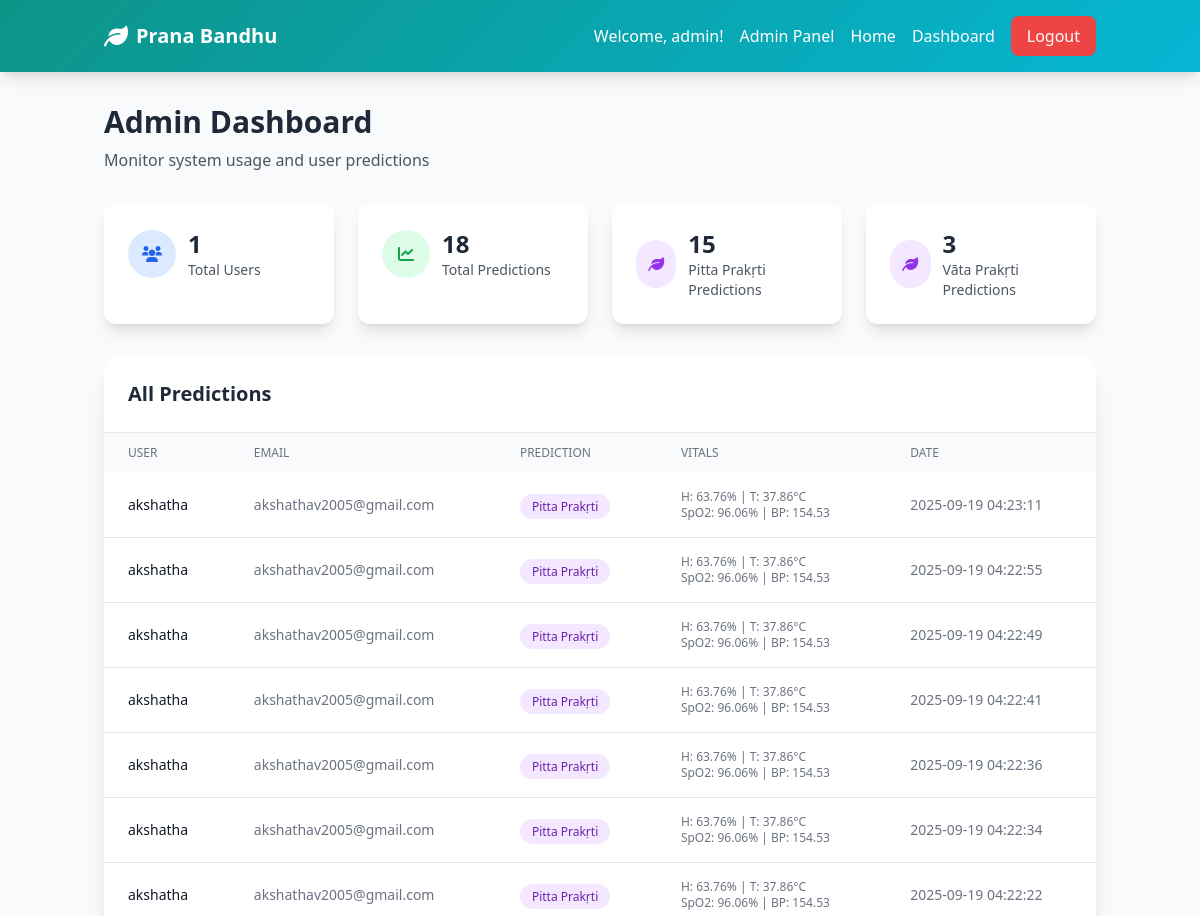
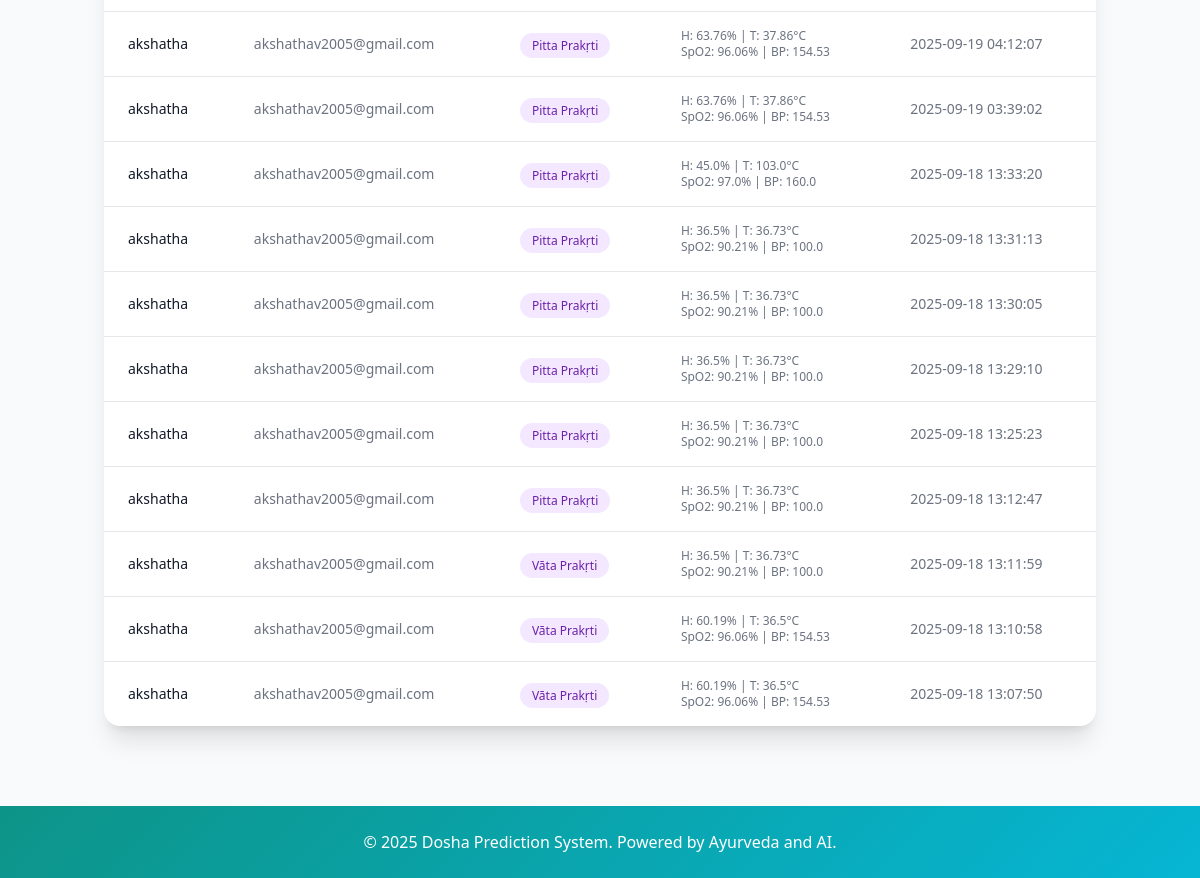
The page /admin (signed in) on the database its author committed (2 pictures, top to bottom).
### tables this page shows
CREATE TABLE predictions (
            id INTEGER PRIMARY KEY AUTOINCREMENT,
            user_id INTEGER,
            humidity REAL NOT NULL,
            temperature REAL NOT NULL,
            spo2 REAL NOT NULL,
            bp REAL NOT NULL,
            prediction TEXT NOT NULL,
            confidence REAL,
            created_at TIMESTAMP DEFAULT CURRENT_TIMESTAMP,
            FOREIGN KEY (user_id) REFERENCES users (id)
        );

CREATE TABLE users (
            id INTEGER PRIMARY KEY AUTOINCREMENT,
            username TEXT UNIQUE NOT NULL,
            email TEXT UNIQUE NOT NULL,
            password TEXT NOT NULL,
            role TEXT DEFAULT 'user',
            created_at TIMESTAMP DEFAULT CURRENT_TIMESTAMP
        );

### app.py (the view)
@app.route('/admin')
@admin_required
def admin_dashboard():
    conn = sqlite3.connect('dosha.db')
    c = conn.cursor()
    c.execute('''
        SELECT p.*, u.username, u.email
        FROM predictions p
        JOIN users u ON p.user_id = u.id
        ORDER BY p.created_at DESC
    ''')
    all_predictions = c.fetchall()
    c.execute('SELECT COUNT(*) FROM predictions')
    total_predictions = c.fetchone()[0]
    c.execute('SELECT COUNT(*) FROM users WHERE role = "user"')
    total_users = c.fetchone()[0]
    c.execute('''
        SELECT prediction, COUNT(*)
        FROM predictions
        GROUP BY prediction
    ''')
    dosha_stats = c.fetchall()
    conn.close()
    return render_template('admin.html',
                         predictions=all_predictions,
                         total_predictions=total_predictions,
                         total_users=total_users,
                         dosha_stats=dosha_stats)

### app.py (called while the page is built)
def admin_required(f):
    @wraps(f)
    def decorated_function(*args, **kwargs):
        if 'user_id' not in session or session.get('role') != 'admin':
            flash('Admin access required', 'error')
            return redirect(url_for('dashboard'))
        return f(*args, **kwargs)
    return decorated_function

### templates/admin.html
{% extends "base.html" %}
{% block content %}
<div class="max-w-7xl mx-auto">
    <div class="mb-8">
        <h2 class="text-3xl font-bold text-gray-800 mb-2">Admin Dashboard</h2>
        <p class="text-gray-600">Monitor system usage and user predictions</p>
    </div>
    <div class="grid md:grid-cols-4 gap-6 mb-8">
        <div class="bg-white p-6 rounded-xl shadow-lg">
            <div class="flex items-center space-x-3">
                <div class="w-12 h-12 bg-blue-100 rounded-full flex items-center justify-center">
                    <i class="fas fa-users text-blue-600"></i>
                </div>
                <div>
                    <p class="text-2xl font-bold text-gray-800">{{ total_users }}</p>
                    <p class="text-sm text-gray-600">Total Users</p>
                </div>
            </div>
        </div>
        <div class="bg-white p-6 rounded-xl shadow-lg">
            <div class="flex items-center space-x-3">
                <div class="w-12 h-12 bg-green-100 rounded-full flex items-center justify-center">
                    <i class="fas fa-chart-line text-green-600"></i>
                </div>
                <div>
                    <p class="text-2xl font-bold text-gray-800">{{ total_predictions }}</p>
                    <p class="text-sm text-gray-600">Total Predictions</p>
                </div>
            </div>
        </div>
        {% for dosha, count in dosha_stats %}
        <div class="bg-white p-6 rounded-xl shadow-lg">
            <div class="flex items-center space-x-3">
                <div class="w-12 h-12 rounded-full flex items-center justify-center
                    {% if dosha == 'Kapha' %}bg-green-100{% elif dosha == 'Pitta' %}bg-amber-100{% else %}bg-purple-100{% endif %}">
                    <i class="fas fa-leaf
                        {% if dosha == 'Kapha' %}text-green-600{% elif dosha == 'Pitta' %}text-amber-600{% else %}text-purple-600{% endif %}"></i>
                </div>
                <div>
                    <p class="text-2xl font-bold text-gray-800">{{ count }}</p>
                    <p class="text-sm text-gray-600">{{ dosha }} Predictions</p>
                </div>
            </div>
        </div>
        {% endfor %}
    </div>
    <div class="bg-white rounded-2xl shadow-xl overflow-hidden">
        <div class="p-6 border-b border-gray-200">
            <h3 class="text-xl font-bold text-gray-800">All Predictions</h3>
        </div>
        <div class="overflow-x-auto">
            <table class="w-full">
                <thead class="bg-gray-50">
                    <tr>
                        <th class="px-6 py-3 text-left text-xs font-medium text-gray-500 uppercase">User</th>
                        <th class="px-6 py-3 text-left text-xs font-medium text-gray-500 uppercase">Email</th>
                        <th class="px-6 py-3 text-left text-xs font-medium text-gray-500 uppercase">Prediction</th>
                        <th class="px-6 py-3 text-left text-xs font-medium text-gray-500 uppercase">Vitals</th>
                        <th class="px-6 py-3 text-left text-xs font-medium text-gray-500 uppercase">Date</th>
                    </tr>
                </thead>
                <tbody class="divide-y divide-gray-200">
                    {% for prediction in predictions %}
                    <tr class="hover:bg-gray-50">
                        <td class="px-6 py-4 whitespace-nowrap text-sm font-medium text-gray-900">
                            {{ prediction[9] }}
                        </td>
                        <td class="px-6 py-4 whitespace-nowrap text-sm text-gray-500">
                            {{ prediction[10] }}
                        </td>
                        <td class="px-6 py-4 whitespace-nowrap">
                            <span class="px-3 py-1 rounded-full text-xs font-medium
                                {% if prediction[6] == 'Kapha' %}bg-green-100 text-green-800
                                {% elif prediction[6] == 'Pitta' %}bg-amber-100 text-amber-800
                                {% else %}bg-purple-100 text-purple-800{% endif %}">
                                {{ prediction[6] }}
                            </span>
                        </td>
                        <td class="px-6 py-4 whitespace-nowrap text-xs text-gray-500">
                            H: {{ prediction[2] }}% | T: {{ prediction[3] }}°C<br>
                            SpO2: {{ prediction[4] }}% | BP: {{ prediction[5] }}
                        </td>
                        <td class="px-6 py-4 whitespace-nowrap text-sm text-gray-500">
                            {{ prediction[8][:19] }}
                        </td>
                    </tr>
                    {% endfor %}
                </tbody>
            </table>
        </div>
    </div>
</div>
{% endblock %}

### templates/base.html (shortened to what this page needs)
<!DOCTYPE html>
<html lang="en">
<head>
    <script src="https://cdn.tailwindcss.com"></script>
    <link href="https://cdnjs.cloudflare.com/ajax/libs/font-awesome/6.0.0/css/all.min.css" rel="stylesheet">
</head>
<body class="bg-gray-50">
    <nav class="gradient-bg shadow-lg">
        <div class="container mx-auto px-4">
            <div class="flex justify-between items-center py-4">
                <div class="flex items-center space-x-2">
                    <i class="fas fa-leaf text-white text-2xl"></i>
                    <h1 class="text-white text-xl font-bold">Prana Bandhu</h1>
                </div>
                <div class="flex items-center space-x-4">
                    {% if session.user_id %}
                        <span class="text-white">Welcome, {{ session.username }}!</span>
                        {% if session.role == 'admin' %}
                            <a href="{{ url_for('admin_dashboard') }}" class="text-white hover:text-teal-200">Admin Panel</a>
                        {% endif %}
                        <a href="{{ url_for('homee') }}" class="text-white hover:text-teal-200">Home</a>
                        <a href="{{ url_for('dashboard') }}" class="text-white hover:text-teal-200">Dashboard</a>
                        <a href="{{ url_for('logout') }}" class="bg-red-500 text-white px-4 py-2 rounded-lg hover:bg-red-600">Logout</a>
                    {% else %}
                        <a href="{{ url_for('login') }}" class="text-white hover:text-teal-200">Login</a>
                        <a href="{{ url_for('register') }}" class="bg-white text-teal-600 px-4 py-2 rounded-lg hover:bg-gray-100">Register</a>
                    {% endif %}
                </div>
            </div>
        </div>
    </nav>
    <main class="container mx-auto px-4 py-8">
        {% block content %}{% endblock %}
    </main>
    <footer class="gradient-bg text-white text-center py-6 mt-12">
        <p>&copy; 2025 Dosha Prediction System. Powered by Ayurveda and AI.</p>
    </footer>
</body>
</html>

### templates/base.html (style rules this page uses)
.gradient-bg { background: linear-gradient(135deg, #0d9488 0%, #06b6d4 100%); }

### rows shown on the page
predictions: id "15", prediction "Pitta Prakṛti", username "akshatha", email "akshathav2005@gmail.com", humidity "63.76", temperature "37.86", spo2 "96.06", bp "154.53", created_at "2025-09-19 04:22:41"
predictions: username "akshatha", email "akshathav2005@gmail.com", prediction "Pitta Prakṛti", humidity "63.76", temperature "37.86", spo2 "96.06", bp "154.53", created_at "2025-09-19 04:23:11"
predictions: username "akshatha", email "akshathav2005@gmail.com", prediction "Pitta Prakṛti", humidity "63.76", temperature "37.86", spo2 "96.06", bp "154.53", created_at "2025-09-19 04:22:55"
predictions: username "akshatha", email "akshathav2005@gmail.com", prediction "Pitta Prakṛti", humidity "63.76", temperature "37.86", spo2 "96.06", bp "154.53", created_at "2025-09-19 04:22:49"
predictions: username "akshatha", email "akshathav2005@gmail.com", prediction "Pitta Prakṛti", humidity "63.76", temperature "37.86", spo2 "96.06", bp "154.53", created_at "2025-09-19 04:22:36"
predictions: username "akshatha", email "akshathav2005@gmail.com", prediction "Pitta Prakṛti", humidity "63.76", temperature "37.86", spo2 "96.06", bp "154.53", created_at "2025-09-19 04:22:34"
predictions: username "akshatha", email "akshathav2005@gmail.com", prediction "Pitta Prakṛti", humidity "63.76", temperature "37.86", spo2 "96.06", bp "154.53", created_at "2025-09-19 04:22:22"
predictions: username "akshatha", email "akshathav2005@gmail.com", prediction "Pitta Prakṛti", humidity "63.76", temperature "37.86", spo2 "96.06", bp "154.53", created_at "2025-09-19 04:12:07"
predictions: username "akshatha", email "akshathav2005@gmail.com", prediction "Pitta Prakṛti", humidity "63.76", temperature "37.86", spo2 "96.06", bp "154.53", created_at "2025-09-19 03:39:02"
predictions: username "akshatha", email "akshathav2005@gmail.com", prediction "Pitta Prakṛti", humidity "45.0", temperature "103.0", spo2 "97.0", bp "160.0", created_at "2025-09-18 13:33:20"
predictions: username "akshatha", email "akshathav2005@gmail.com", prediction "Pitta Prakṛti", humidity "36.5", temperature "36.73", spo2 "90.21", bp "100.0", created_at "2025-09-18 13:31:13"
predictions: username "akshatha", email "akshathav2005@gmail.com", prediction "Pitta Prakṛti", humidity "36.5", temperature "36.73", spo2 "90.21", bp "100.0", created_at "2025-09-18 13:30:05"
predictions: username "akshatha", email "akshathav2005@gmail.com", prediction "Pitta Prakṛti", humidity "36.5", temperature "36.73", spo2 "90.21", bp "100.0", created_at "2025-09-18 13:29:10"
predictions: username "akshatha", email "akshathav2005@gmail.com", prediction "Pitta Prakṛti", humidity "36.5", temperature "36.73", spo2 "90.21", bp "100.0", created_at "2025-09-18 13:25:23"
predictions: username "akshatha", email "akshathav2005@gmail.com", prediction "Pitta Prakṛti", humidity "36.5", temperature "36.73", spo2 "90.21", bp "100.0", created_at "2025-09-18 13:12:47"
predictions: username "akshatha", email "akshathav2005@gmail.com", prediction "Vāta Prakṛti", humidity "36.5", temperature "36.73", spo2 "90.21", bp "100.0", created_at "2025-09-18 13:11:59"
predictions: username "akshatha", email "akshathav2005@gmail.com", prediction "Vāta Prakṛti", humidity "60.19", temperature "36.5", spo2 "96.06", bp "154.53", created_at "2025-09-18 13:10:58"
predictions: username "akshatha", email "akshathav2005@gmail.com", prediction "Vāta Prakṛti", humidity "60.19", temperature "36.5", spo2 "96.06", bp "154.53", created_at "2025-09-18 13:07:50"

### other values the page prints
{{ session.username }} "admin"
{{ total_users }} "1"
{{ total_predictions }} "18"
{{ count }} "3"
{{ dosha }} "Vāta Prakṛti"
